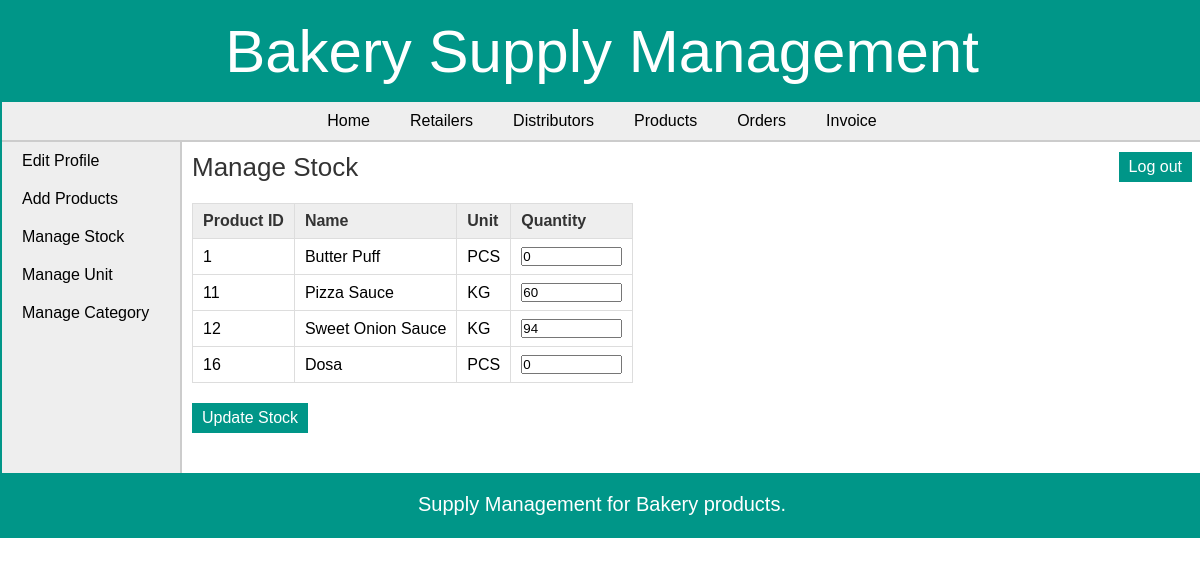
Screenshot of /manufacturer/manage_stock.php (signed in) with the database file from the repository.
### tables this page shows
CREATE TABLE `products` (
  `pro_id` int(11) NOT NULL,
  `pro_name` varchar(25) NOT NULL,
  `pro_desc` text DEFAULT NULL,
  `pro_price` decimal(10,3) NOT NULL,
  `unit` int(11) NOT NULL,
  `pro_cat` int(11) NOT NULL,
  `quantity` int(6) DEFAULT NULL
);

CREATE TABLE `unit` (
  `id` int(11) NOT NULL,
  `unit_name` varchar(20) NOT NULL,
  `unit_details` text DEFAULT NULL
);

### manufacturer/manage_stock.php (the view, shortened to what this page needs)
<?php
	include("../includes/config.php");
	if(isset($_SESSION['manufacturer_login'])) {
		if($_SESSION['manufacturer_login'] == true) {
			$querySelectProduct = "SELECT * FROM products,unit WHERE products.unit=unit.id AND quantity IS NOT NULL";
			$resultSelectProduct = mysqli_query($con,$querySelectProduct);
		}
		else {
			header('Location:../index.php');
		}
	}
	else {
		header('Location:../index.php');
	}
?>
<!DOCTYPE html>
<html>
<head>
	<link rel="stylesheet" href="../includes/main_style.css" >
</head>
<body>
	<?php
		include("../includes/header.inc.php");
		include("../includes/nav_manufacturer.inc.php");
		include("../includes/aside_manufacturer.inc.php");
	?>
	<section>
		<h1>Manage Stock</h1>
		<form action="" method="POST" class="form">
		<table class="table_displayData" style="margin-top:20px;">
			<tr>
				<th> Product ID </th>
				<th> Name </th>
				<th> Unit </th>
				<th> Quantity </th>
			</tr>
			<?php while($rowSelectProduct = mysqli_fetch_array($resultSelectProduct)){ ?>
			<tr>
				<td><?php echo $rowSelectProduct['pro_id']; ?></td>
				<td><?php echo $rowSelectProduct['pro_name']; ?></td>
				<td><?php echo $rowSelectProduct['unit_name']; ?></td>
				<td><input type="text" name="txtQuantity[<?php echo $rowSelectProduct['pro_id']; ?>]" value="<?php echo $rowSelectProduct['quantity']; ?>" size="10"/></td>
			</tr>
			<?php } ?>
		</table>
			<input id="btnSubmit" type="submit" value="Update Stock" class="submit_button" />
		</form>
	</section>
	<?php
		include("../includes/footer.inc.php");
	?>
</body>
</html>

### includes/main_style.css (style rules this page uses)
* { font-family: arial,sans-serif; margin:0px; padding:0px; }
body { width:1200px; margin:auto; border:2px solid #009688; }
.submit_button { font-size:16px; margin-top:20px; margin-right:20px; padding:6px 10px; background-color:#009688; border:none; color:white; }
section { width:1000px; padding:10px; padding-bottom:40px; }
section h1 { margin-bottom:10px; font-weight:normal; color:#333; font-size: 26px; }
table { border-collapse: collapse; }
.table_displayData td, .table_displayData th { border:1px solid #ddd; padding: 8px 10px; text-align: left; }
.table_displayData th { background-color:#eee; color:#333; }

### rows the page displays
products: pro_id "1", pro_name "Butter Puff", unit.unit_name "PCS", quantity "0"
products: pro_id "11", pro_name "Pizza Sauce", unit.unit_name "KG", quantity "60"
products: pro_id "12", pro_name "Sweet Onion Sauce", unit.unit_name "KG", quantity "94"
products: pro_id "16", pro_name "Dosa", unit.unit_name "PCS", quantity "0"
